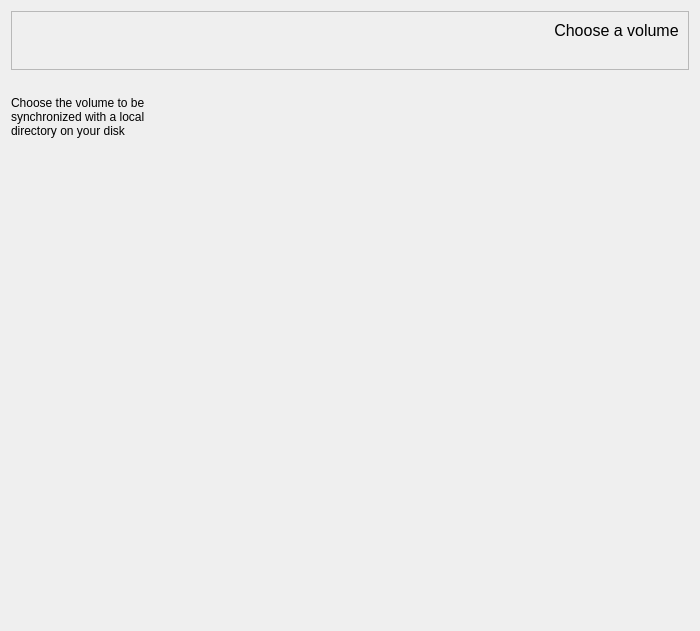
<?xml version="1.0" encoding="UTF-8"?>
<ui version="4.0">
 <class>WizardChooseVolumePage</class>
 <widget class="QWizardPage" name="WizardChooseVolumePage">
  <property name="geometry">
   <rect>
    <x>0</x>
    <y>0</y>
    <width>700</width>
    <height>631</height>
   </rect>
  </property>
  <property name="windowTitle">
   <string notr="true">WizardPage</string>
  </property>
  <layout class="QVBoxLayout" name="verticalLayout">
   <item>
    <widget class="ColoredFrame" name="frame_8">
     <property name="sizePolicy">
      <sizepolicy hsizetype="MinimumExpanding" vsizetype="Preferred">
       <horstretch>0</horstretch>
       <verstretch>0</verstretch>
      </sizepolicy>
     </property>
     <property name="frameShape">
      <enum>QFrame::StyledPanel</enum>
     </property>
     <property name="frameShadow">
      <enum>QFrame::Raised</enum>
     </property>
     <property name="lineWidth">
      <number>0</number>
     </property>
     <layout class="QHBoxLayout" name="horizontalLayout">
      <item>
       <layout class="QHBoxLayout" name="horizontalLayout_6">
        <item>
         <widget class="QLabel" name="logo">
          <property name="text">
           <string/>
          </property>
          <property name="pixmap">
           <pixmap resource="../../assets/sxdrive/graphics.qrc">:/icons/systemicon.png</pixmap>
          </property>
          <property name="scaledContents">
           <bool>false</bool>
          </property>
         </widget>
        </item>
        <item>
         <spacer name="horizontalSpacer_15">
          <property name="orientation">
           <enum>Qt::Horizontal</enum>
          </property>
          <property name="sizeHint" stdset="0">
           <size>
            <width>0</width>
            <height>20</height>
           </size>
          </property>
         </spacer>
        </item>
        <item>
         <layout class="QVBoxLayout" name="verticalLayout_6">
          <item>
           <widget class="QLabel" name="label_54">
            <property name="sizePolicy">
             <sizepolicy hsizetype="Minimum" vsizetype="Fixed">
              <horstretch>0</horstretch>
              <verstretch>0</verstretch>
             </sizepolicy>
            </property>
            <property name="font">
             <font>
              <pointsize>12</pointsize>
              <weight>50</weight>
              <bold>false</bold>
             </font>
            </property>
            <property name="text">
             <string>Choose a volume</string>
            </property>
            <property name="alignment">
             <set>Qt::AlignCenter</set>
            </property>
           </widget>
          </item>
          <item>
           <widget class="QLabel" name="label_3">
            <property name="text">
             <string/>
            </property>
            <property name="pixmap">
             <pixmap resource="../../assets/sxdrive/graphics.qrc">:/icons/progress3.png</pixmap>
            </property>
           </widget>
          </item>
         </layout>
        </item>
       </layout>
      </item>
     </layout>
    </widget>
   </item>
   <item>
    <layout class="QHBoxLayout" name="contentLayout">
     <item>
      <layout class="QVBoxLayout" name="verticalLayout_33">
       <item>
        <widget class="QLabel" name="label_volume">
         <property name="text">
          <string/>
         </property>
         <property name="pixmap">
          <pixmap resource="../../assets/sxdrive/graphics.qrc">:/icons/volumes-icon.png</pixmap>
         </property>
         <property name="alignment">
          <set>Qt::AlignCenter</set>
         </property>
        </widget>
       </item>
       <item>
        <widget class="QLabel" name="label_41">
         <property name="text">
          <string>&lt;html&gt;&lt;head/&gt;&lt;body&gt;&lt;p&gt;Choose the volume to be&lt;br/&gt;synchronized with a local&lt;br/&gt;directory on your disk&lt;/p&gt;&lt;/body&gt;&lt;/html&gt;</string>
         </property>
         <property name="wordWrap">
          <bool>true</bool>
         </property>
        </widget>
       </item>
       <item>
        <spacer name="verticalSpacer_12">
         <property name="orientation">
          <enum>Qt::Vertical</enum>
         </property>
         <property name="sizeHint" stdset="0">
          <size>
           <width>20</width>
           <height>40</height>
          </size>
         </property>
        </spacer>
       </item>
      </layout>
     </item>
    </layout>
   </item>
  </layout>
 </widget>
 <customwidgets>
  <customwidget>
   <class>ColoredFrame</class>
   <extends>QFrame</extends>
   <header location="global">coloredframe.h</header>
   <container>1</container>
  </customwidget>
 </customwidgets>
 <resources>
  <include location="../../assets/sxdrive/graphics.qrc"/>
 </resources>
 <connections/>
</ui>
